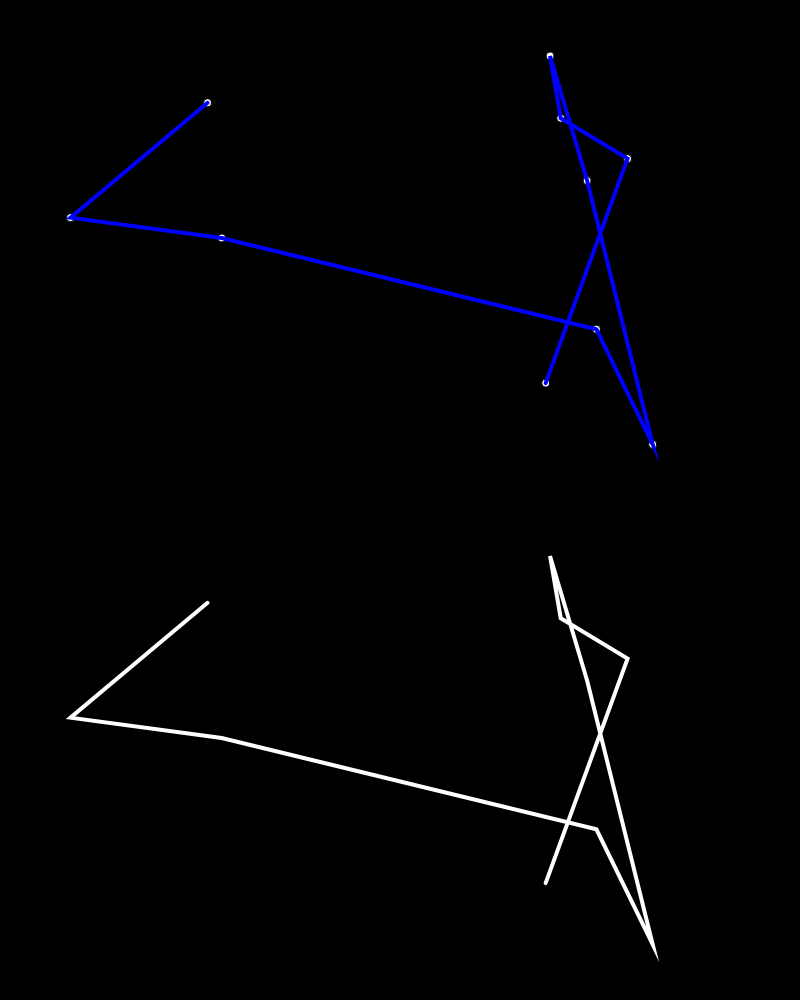
Frame 1 (no input)
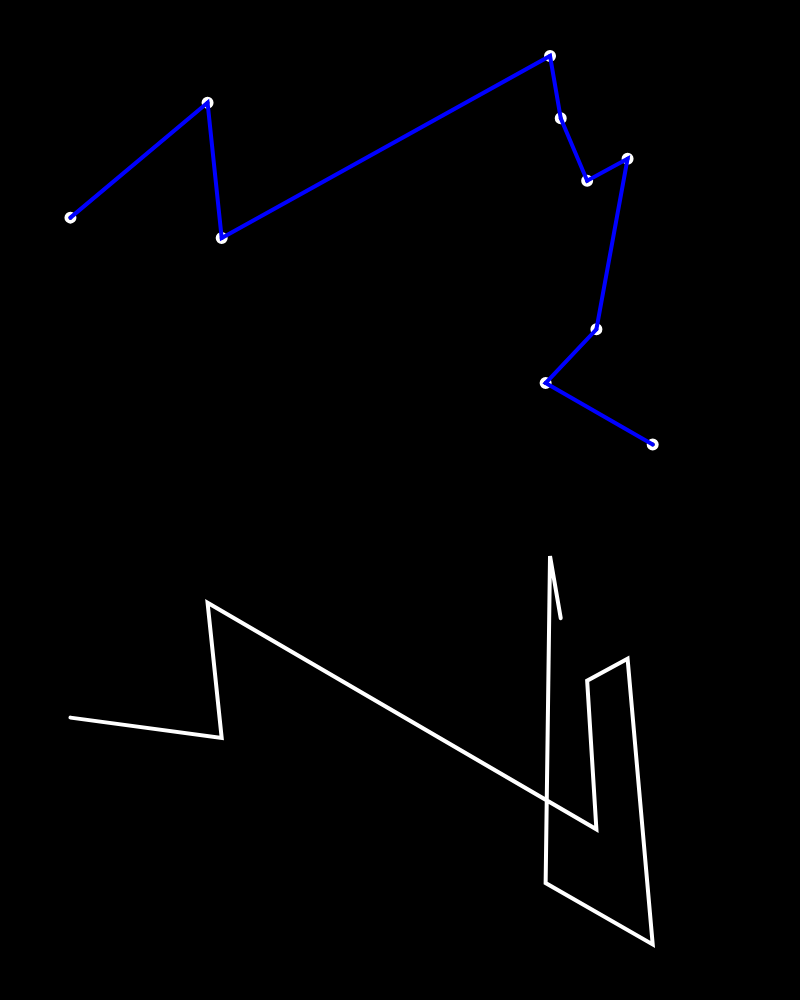
Frame 60 (no input)
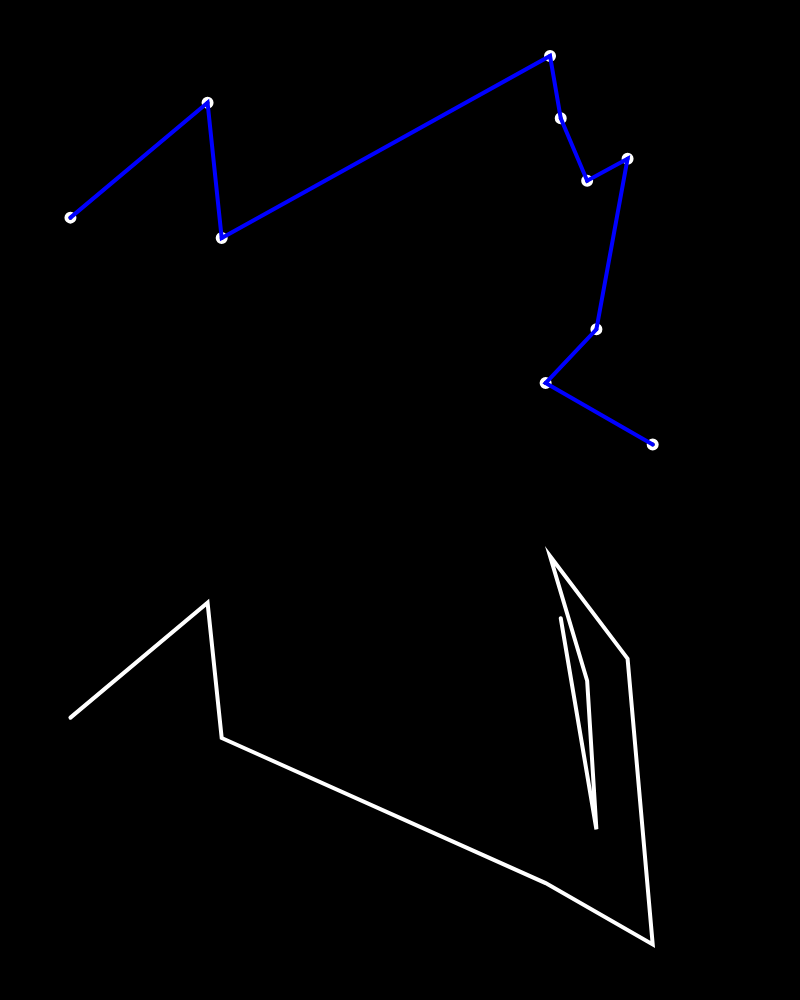
Frame 120 (the mouse pressed at the canvas centre since frame 60)

The p5.js sketch that drew these frames (run headless with seeded random() and noise() and a simulated clock; from frame 60 on, the mouse is pressed at the canvas centre):

// p5.js sketch
// ── sketch.js
var cities = [];
var bestPath = [];
var population = [];
var order = [];
var fitness = [];
var currentBest = [];

var populationSize = 500;
var numOfCities = 10;
var mutationRate = 0.06;
var bestRecord = Infinity;


function setup() {
    createCanvas(800, 1000);

    for (let i = 0; i < numOfCities; i++) {
        var x = random(0, width - 50);
        var y = random(0, (height / 2) - 50);
        cities.push(createVector(x, y));
        order.push(i); //giving order to cities
    }

 
    
}
function draw() {

    background(0);


    calculateFitness();
    normaliseFitness();
    nextGeneration();


    translate(25, 25);
    for (var i = 0; i < cities.length; i++) {
        ellipse(cities[i].x, cities[i].y, 8, 8);
    }
    beginShape();
    noFill();
    stroke(0, 0, 255);
    strokeWeight(4);
    for (var i = 0; i < bestPath.length; i++) {
        var n = bestPath[i];
        vertex(cities[n].x, cities[n].y);
    }
    endShape();

    translate(0, height/2);
    beginShape();
    noFill();
    stroke(255);
    strokeWeight(4);
    for (var i = 0; i < currentBest.length; i++) {
        var n = currentBest[i];
        vertex(cities[n].x, cities[n].y);
    }
    endShape();





}
function swap(list, a, b) {
    var temp = list[a];
    list[a] = list[b];
    list[b] = temp;
}

function calDistance(list, order) {
    var sum = 0;
    for (let i = 0; i < list.length - 1; i++) {
        var cityAIndex = order[i];
        var cityA = list[cityAIndex];
        var cityBIndex = order[i + 1];
        var cityB = list[cityBIndex];
        sum += dist(cityA.x, cityA.y, cityB.x, cityB.y);
    }
    return sum;

}

// ── ga.js
function calculateFitness() {
    var current = Infinity;

    for (let i = 0; i < populationSize; i++) {
        population[i] = shuffle(order);
        let d = calDistance(cities, population[i]);
        fitness[i] = 1 / (d + 1);
        if (d < bestRecord) {
            bestRecord = d;
            bestPath = population[i];
        }
        if (d < current) {
            current = d;
            currentBest = population[i];
        }
    }
}

function normaliseFitness() {
    var sum = 0;
    for (let i = 0; i < fitness.length; i++) {
        sum += fitness[i];
    }
    for (let i = 0; i < fitness.length; i++) {
        fitness[i] = fitness[i] / sum;
    }
}

function nextGeneration() {
    var newPopulation = [];

    for (let i = 0; i < population.length; i++) {
        var order1 = pickOne(population, fitness);
        var order2 = pickOne(population, fitness);
        var order = crossover(order1, order2);
        mutate(order);
        newPopulation[i] = order;


    }

    population = newPopulation;

}

function pickOne(list, prob) {
    var index = 0;
    var r = random(1); //0 - 1
    while (r > 0) {
        r = r - prob[index];
        index++;
    }
    index--;
    return list[index].slice();

}

function mutate(list) {

    for (let i = 0; i < list.length; i++) {
        if (random(1) < mutationRate) {
            var firstCity = floor(random(numOfCities));
            var secondCity = firstCity + 1;
            if (secondCity >= list.length) {
                secondCity = firstCity - 1;
            }
            swap(list, firstCity, secondCity);
        }
    }
}

function crossover(orderA, orderB) {
    var start = floor(random(orderA.length));
    var end = floor(random(start + 1, orderA.length));
    var newOrder = orderA.slice(start, end);

    var left = numOfCities - newOrder.length;

    for (let i = 0; i < orderB.length; i++) {
        var city = orderB[i];
        if (!newOrder.includes(city)) {
            newOrder.push(city);
        }
    }
    return newOrder;
}
